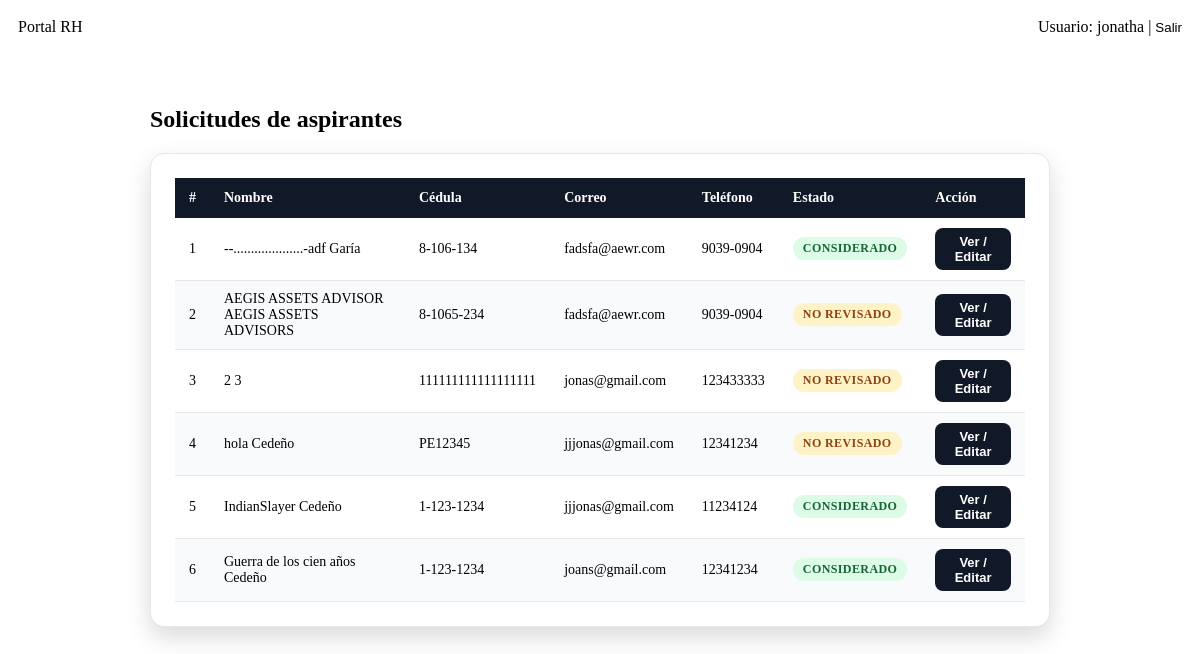
Page /rh/home (signed in) on the committed database.
### tables this page shows
CREATE TABLE `perfil` (
  `id` int(10) UNSIGNED NOT NULL,
  `id_usuario` int(10) UNSIGNED NOT NULL,
  `cedula` varchar(20) NOT NULL,
  `nombre` varchar(80) NOT NULL,
  `apellido` varchar(80) NOT NULL,
  `estado_civil` enum('soltero','casado','divorciado','viudo','union_libre') DEFAULT NULL,
  `genero` enum('masculino','femenino','otro','prefiero_no_decir') NOT NULL,
  `tipo_sangre` enum('A+','A-','B+','B-','AB+','AB-','O+','O-') DEFAULT NULL,
  `fecha_nacimiento` date NOT NULL,
  `nacionalidad` varchar(60) NOT NULL,
  `telefono` varchar(20) NOT NULL,
  `residencia` varchar(160) NOT NULL,
  `correo` varchar(120) NOT NULL,
  `estado` enum('no_revisado','no_considerado','considerado') NOT NULL DEFAULT 'no_revisado',
  `updated_at` datetime NOT NULL DEFAULT current_timestamp() ON UPDATE current_timestamp()
);

### controller/RhController.php (called while the page is built, shortened)
<?php
class RhController {
    public function home() {
        $db = Conexion::Conectar();
        $stmt = $db->prepare("
            SELECT p.id, p.nombre, p.apellido, p.correo, p.estado,
                   p.cedula, p.telefono, p.residencia, p.fecha_nacimiento,
                   p.estado_civil, p.genero, p.nacionalidad
            FROM perfil p
            JOIN usuario u ON p.id_usuario = u.id
        ");
        $stmt->execute();
        $aspirantes = $stmt->fetchAll(PDO::FETCH_ASSOC);
        require BASE_PATH.'view/rh/home.php';
    }
}

### core/Router.php (called while the page is built, shortened)
<?php
class Router {
    public function dispatch(): void
    {
        $uri = trim($_GET['url'] ?? 'login', '/');
        $parts = explode('/', $uri);
        if ($parts[0] === 'rh') {
            $method = $parts[1] ?? 'home';
            $params = array_slice($parts, 2);
        } else {
            $controllerName = 'AspiranteController';
            $method = $parts[0] ?? 'login';
            $params = array_slice($parts, 1);
        }
        $controller = new $controllerName();
        call_user_func_array([$controller, $method], $params);
    }
}

### core/App.php (called while the page is built, shortened)
<?php
class App
{
    public static function run(): void
    {
        require BASE_PATH . 'core/Router.php';
        (new Router())->dispatch();
    }
}
?>

### public/index.php (called while the page is built)
<?php
require '../core/App.php';
App::run();
?>

### view/rh/home.php (the view, shortened to what this page needs)
<!doctype html>
<html lang="es">
<head>
    <link rel="stylesheet" href="/assets/css/base.css" />
    <link rel="stylesheet" href="/assets/css/home.css" />
</head>
<body>
    <?php require BASE_PATH . 'view/partials/navbar.php'; ?>
    <main>
        <h2 class="page-title">Solicitudes de aspirantes</h2>
        <div class="card tabla-wrapper">
            <?php if (empty($aspirantes)): ?>
                <p class="empty">No hay aspirantes registrados aún.</p>
            <?php else: ?>
                <table>
                    <thead>
                        <tr>
                            <th>#</th>
                            <th>Nombre</th>
                            <th>Cédula</th>
                            <th>Correo</th>
                            <th>Teléfono</th>
                            <th>Estado</th>
                            <th>Acción</th>
                        </tr>
                    </thead>
                    <tbody>
                        <?php foreach ($aspirantes as $i => $a):
                            $estado = $a['estado'] ?? 'no_revisado';
                            $label  = match($estado) {
                                'considerado'    => 'Considerado',
                                'no_considerado' => 'No considerado',
                                default          => 'No revisado'
                            };
                        ?>
                        <tr>
                            <td><?= $i + 1 ?></td>
                            <td><?= htmlspecialchars($a['nombre'] . ' ' . $a['apellido']) ?></td>
                            <td><?= htmlspecialchars($a['cedula']) ?></td>
                            <td><?= htmlspecialchars($a['correo']) ?></td>
                            <td><?= htmlspecialchars($a['telefono']) ?></td>
                            <td>
                                <span class="badge <?= htmlspecialchars($estado) ?>">
                                    <?= htmlspecialchars($label) ?>
                                </span>
                            </td>
                            <td>
                                <button class="btn-accion"
                                        onclick="abrirModal(<?= htmlspecialchars(json_encode($a)) ?>)">
                                    Ver / Editar
                                </button>
                            </td>
                        </tr>
                        <?php endforeach; ?>
                    </tbody>
                </table>
            <?php endif; ?>
        </div>
    </main>
</body>
</html>

### view/partials/navbar.php (shortened to what this page needs)
<nav style="display:flex;justify-content:space-between;padding:10px;">
    <div>Portal RH</div>
    <div>
        Usuario: <?= htmlspecialchars($_SESSION['rh'] ?? '') ?>
        |
        <form method="POST" action="/rh/login" style="display:inline;">
            <button type="submit" style="background:none;border:none;cursor:pointer;color:inherit;padding:0;">
                Salir
            </button>
        </form>
    </div>
</nav>

### public/assets/css/home.css (style rules this page uses)
main { max-width: 900px; margin: auto; padding: 40px 20px; }
h2 { margin-bottom: 20px; }
.card { background: #fff; border-radius: 14px; padding: 24px; box-shadow: 0 10px 25px rgba(0, 0, 0, 0.15); border: 1px solid #e5e7eb; margin-bottom: 20px; }

### view/rh/home.php (style rules this page uses)
.tabla-wrapper { overflow-x: auto; }
table { width: 100%; border-collapse: collapse; font-size: 14px; }
thead th { background: #111827; color: #fff; padding: 12px 14px; text-align: left; font-weight: 600; }
tbody tr:nth-child(even) { background: #f9fafb; }
tbody td { padding: 10px 14px; border-bottom: 1px solid #e5e7eb; vertical-align: middle; }
.badge { display: inline-block; padding: 4px 10px; border-radius: 999px; font-size: 12px; font-weight: 700; text-transform: uppercase; letter-spacing: .4px; }
.badge.no_revisado { background: #fef3c7; color: #92400e; }
.badge.considerado { background: #dcfce7; color: #166534; }
.btn-accion { padding: 6px 14px; border: none; border-radius: 8px; font-size: 13px; font-weight: 600; cursor: pointer; background: #111827; color: #fff; transition: background .2s; }

### rows in the picture
perfil: nombre+apellido "--....................-adf Garía", cedula "8-106-134", correo "fadsfa@aewr.com", telefono "9039-0904", estado "CONSIDERADO"
perfil: nombre+apellido "AEGIS ASSETS ADVISOR AEGIS ASSETS ADVISORS", cedula "8-1065-234", correo "fadsfa@aewr.com", telefono "9039-0904", estado "NO REVISADO"
perfil: nombre+apellido "2 3", cedula "111111111111111111", correo "jonas@gmail.com", telefono "123433333", estado "NO REVISADO"
perfil: nombre+apellido "hola Cedeño", cedula "PE12345", correo "jjjonas@gmail.com", telefono "12341234", estado "NO REVISADO"
perfil: nombre+apellido "IndianSlayer Cedeño", cedula "1-123-1234", correo "jjjonas@gmail.com", telefono "11234124", estado "CONSIDERADO"
perfil: nombre+apellido "Guerra de los cien años Cedeño", cedula "1-123-1234", correo "joans@gmail.com", telefono "12341234", estado "CONSIDERADO"

### other values in the picture
$_SESSION['rh'] "jonatha"
